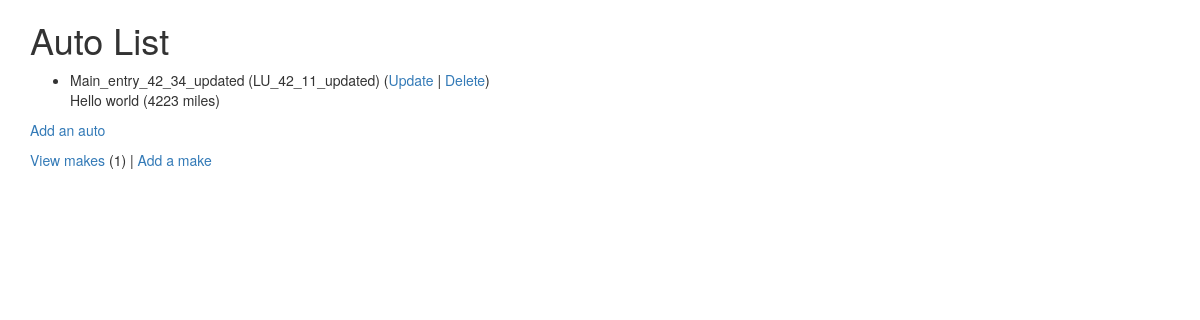
The page /autos/ (signed in) on the database its author committed.
### autos/models.py (models this page shows, shortened)
class Auto(models.Model):
    nickname = models.CharField(
            max_length=200,
            validators=[MinLengthValidator(2, "Nickname must be greater than 1 character")]
    )
    mileage = models.PositiveIntegerField()
    comments = models.CharField(max_length=300)
    make = models.ForeignKey('Make', on_delete=models.CASCADE, null=False)

class Make(models.Model):
    name = models.CharField(
            max_length=200,
            help_text='Enter a make (e.g. Dodge)',
            validators=[MinLengthValidator(2, "Make must be greater than 1 character")]
    )
    def __str__(self):
        return self.name

### autos/views.py (the view)
# urls.py: path('', views.MainView.as_view(), name='all'),
class MainView(LoginRequiredMixin, View):
    def get(self, request):
        mc = Make.objects.all().count()
        al = Auto.objects.all()
        ctx = {'make_count': mc, 'auto_list': al}
        return render(request, 'autos/auto_list.html', ctx)

### main/context_processors.py (called while the page is built)
def settings(request):
    return {
        'settings': django_settings,
    }

### autos/templates/autos/auto_list.html
{% extends "base_bootstrap.html" %}
{% block content %}
  <h1>Auto List</h1>
  {% if auto_list %}
  <ul>
    {% for auto in auto_list %}
      <li>
          {{ auto.nickname }} ({{ auto.make }})
          (<a href="{% url 'autos:auto_update' auto.id %}">Update</a> |
          <a href="{% url 'autos:auto_delete' auto.id %}">Delete</a>) <br/>
          {{ auto.comments }} ({{ auto.mileage }} miles)
      </li>
    {% endfor %}
  </ul>
  {% else %}
    <p>There are no autos in the library.</p>
  {% endif %}
  <p>
    {% if make_count > 0 %}
      <a href="{% url 'autos:auto_create' %}">Add an auto</a>
    {% else %}
      Please add a make before you add an auto.
    {% endif %}
  </p>
  <p>
  <a href="{% url 'autos:make_list' %}">View makes</a> ({{ make_count }}) |
    <a href="{% url 'autos:make_create' %}">Add a make</a>
  </p>
{% endblock %}

### rows shown on the page
Auto: nickname "Main_entry_42_34_updated", make "LU_42_11_updated", comments "Hello world", mileage "4223"

### other values the page prints
{{ make_count }} "1"
